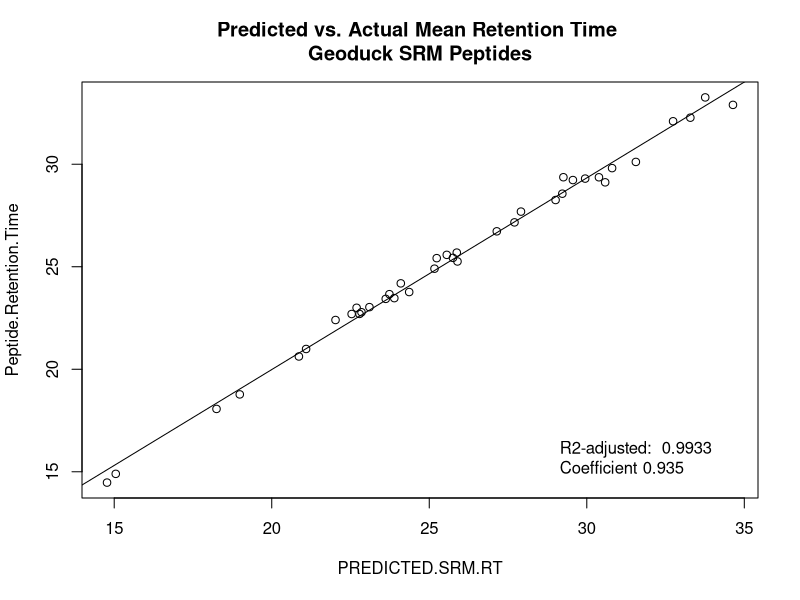

Recreate this plot in R.
# Import Prected RT and actual RT datasets
RT.predicted <- read.csv("../../data/SRM/Predicted-RT-SRM.csv", header=TRUE, na.strings = "#N/A", stringsAsFactors = FALSE)
RT.actual <- read.csv("../../data/SRM/2017-08-11_SRM-Retention-Times.csv", header=TRUE, stringsAsFactors = FALSE, na.strings = "#N/A")
RT.actual.mean <- aggregate(Peptide.Retention.Time ~ Peptide.Sequence + Protein.Name, RT.actual, mean)
RT.table <- merge(x=RT.predicted, y=RT.actual.mean, by.x="PEPTIDE", by.y="Peptide.Sequence")
RT.reg <- lm(RT.table$Peptide.Retention.Time ~ RT.table$PREDICTED.SRM.RT)
RT.reg.sum <- summary(RT.reg)
RT.reg$coefficients
RT.R2 <- summary(RT.reg)$r.squared
png(filename = "../../analyses/SRM/SRM-Predicted-vs-Actual-RT-plot.png")
plot(Peptide.Retention.Time ~ PREDICTED.SRM.RT, data=RT.table, main="Predicted vs. Actual Mean Retention Time \nGeoduck SRM Peptides")
abline(RT.reg$coefficients[1], RT.reg$coefficients[2])
legend("bottomright", inset=0.05, bty="n", legend=paste("R2-adjusted: ", format(summary(RT.reg)$adj.r.squared, digits=4), "\nCoefficient", format(RT.reg$coefficients[2], digits=4)))
dev.off()
